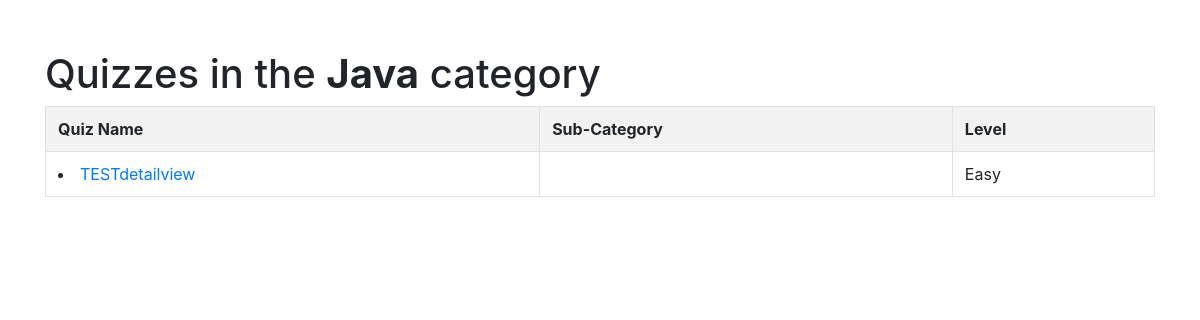
Page /quiz/Java/ on the earlier database version.
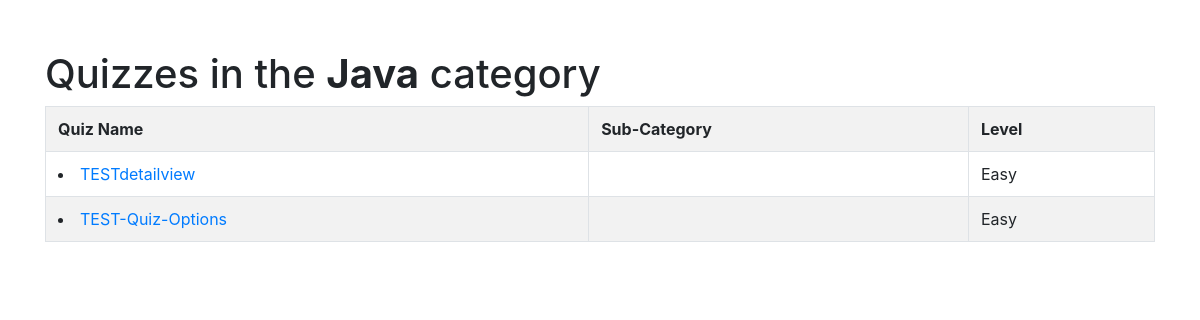
Same page on the later database version.
### Quiz/models.py (models this page shows, shortened)
class Quiz(models.Model):
    title = models.CharField(verbose_name= "Title", max_length = 50, blank = False)
    description = models.TextField(verbose_name = "Description", blank = True, help_text = "Quiz description")
    level = models.CharField(verbose_name = "Level", help_text = "Level of difficultly", max_length = 10,default = 'Easy',choices = (('Hard','Hard'),('Intermediate','Intermediate'),('Easy','Easy')))
    url = models.SlugField(max_length = 60, blank = False, help_text = "A user friendly url", verbose_name = "User Friendly Url")
    category = models.ForeignKey(Category, null = False, blank = True, verbose_name = "Category", on_delete = models.CASCADE)
    random_order = models.BooleanField(blank = False, default = True, verbose_name = "Random Order", help_text = "Display the questions in Random Order ?")
    max_questions = models.PositiveIntegerField(blank = False, null = False, default = 1, verbose_name = "Max_questions", help_text = "Number of questions to be displayed on each attempt")
    single_attempt = models.BooleanField(blank = False, default = False, help_text = "If selected, user will be allowed only one attempt for this quiz", verbose_name = "Single Attempt")
    pass_mark = models.PositiveSmallIntegerField(blank = True, default = 0, verbose_name = "Passing Marks", help_text = "Percentage required to pass", validators = [MaxValueValidator(100)])
    success_text = models.TextField(blank = True, help_text = "Displayed if user passes.", verbose_name = "Success Text")
    fail_text = models.TextField(blank = True, help_text = "Displayed if user fails", verbose_name = "Fail Text")
    draft = models.BooleanField(blank = True, default = False, verbose_name = "Draft", help_text = "Quiz won't be available to student if this is selected, only for internal assessment this quiz will be available")
    class Meta:
        verbose_name = "Quiz"
        verbose_name_plural = "Quizzes"

### Quiz/views.py (the view)
# urls.py: re_path(r'^(?P<category_name>[\w|W-]+)/$', views.View_Quizlist_by_Category.as_view(),name = 'Quiz_category_list_matching'),
class View_Quizlist_by_Category(ListView):
    model = Quiz
    template_name = 'Quiz/Quiz_category_list_matching.html'
    context_object_name = 'quiz_list'
    def dispatch(self, request , *args, **kwargs):
        self.category = get_object_or_404(Category, category = self.kwargs['category_name'])
        return super(View_Quizlist_by_Category, self).dispatch(request, *args, **kwargs)
    def get_context_data(self, **kwargs):
        context = super(View_Quizlist_by_Category, self).get_context_data(**kwargs)
        context['category'] = self.category
        return context
    def get_queryset(self):
        queryset = super(View_Quizlist_by_Category, self).get_queryset()
        return queryset.filter(category = self.category, draft = False)

### Quiz/templates/Quiz/Quiz_category_list_matching.html
{% extends 'Accounts/base.html' %}
{% block content %}
<h1> Quizzes in the <strong> {{ category.category }}</strong> category </h1>
{% if quiz_list %}
<table class="table table-bordered table-striped">
    <tr>
        <th>Quiz Name</th>
        <th>Sub-Category</th>
        <th>Level</th>
    </tr>
    {% for quiz in quiz_list %}
    <tr>
    <td>    <li><a href = "{% url 'quiz_detail' slug=quiz.url %}">{{ quiz.title }}</a></li> </td>
    <td> {{ quiz.sub_category }}</td>
    <td>{{ quiz.level }}</td>
    </tr>
    {% endfor %}
</table>
{% else %}
<p> Sorry, there are no quizzes available here yet.</p>
{% endif %}
{% endblock %}

Differences in the rows shown:
added Quiz: title "TEST-Quiz-Options", level "Easy"
